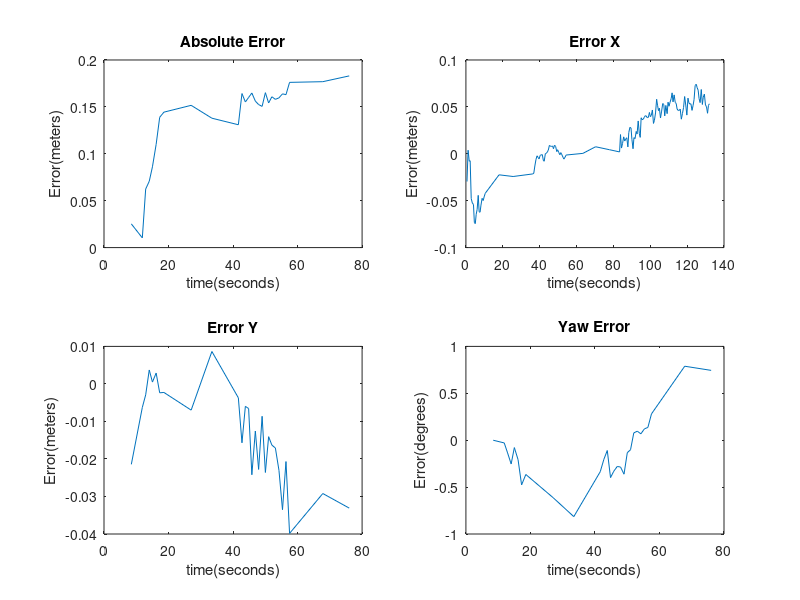
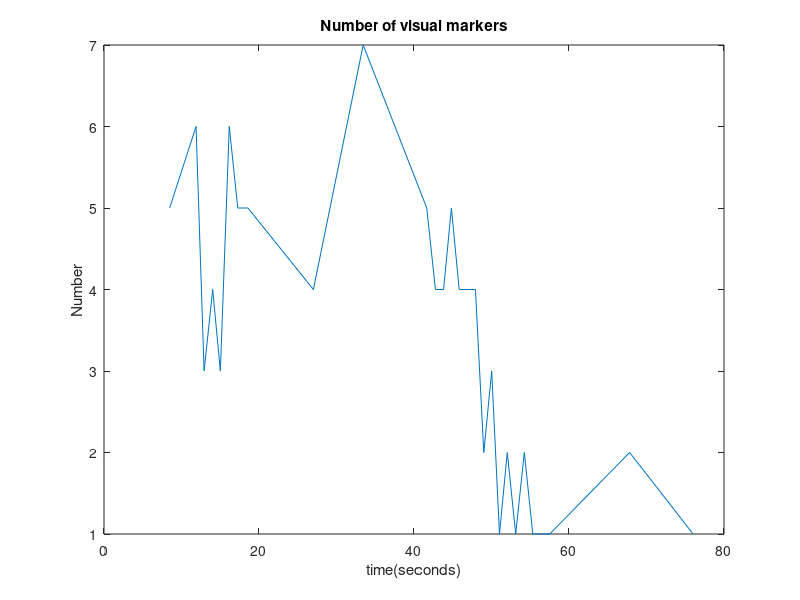

These charts were generated, in order, by the following MATLAB code:
%Plotting data from error topic

%Loading files
XYError=csvread('error_D.txt');
yaw_error=csvread('error_Yaw.txt');
markers=csvread('markers.txt');
ErrorX=csvread('error_X.txt');
ErrorY=csvread('error_Y.txt');

%Starting from time 0
XYError(:,1)=XYError(:,1)-XYError(1,1);
yaw_error(:,1)=yaw_error(:,1)-yaw_error(1,1);
markers(:,1)= markers(:,1)-markers(1,1);
ErrorX(:,1)=ErrorX(:,1)-ErrorX(1,1);
ErrorY(:,1)=ErrorY(:,1)-ErrorY(1,1);

%from nsecs to secs
XYError(:,1)=XYError(:,1)/1000000000;
yaw_error(:,1)=yaw_error(:,1)/1000000000;
markers(:,1)=markers(:,1)/1000000000;
ErrorX(:,1)=ErrorX(:,1)/1000000000;
ErrorY(:,1)=ErrorY(:,1)/1000000000;

%from radians to degrees
yaw_error(:,2)=yaw_error(:,2)*(360/(2*pi));

%Plotting
subplot(2,2,1);
plot(XYError(2:end,1),XYError(2:end,2));
hold on;
%plot(markers(2:end,1),markers(2:end,2));
title('Absolute Error');
xlabel('time(seconds)');
ylabel('Error(meters)');
%legend('Error','Number of markers');

subplot(2,2,2);
plot(ErrorX(2:end,1),ErrorX(2:end,2));
hold on;
%plot(markers(2:end,1),markers(2:end,2));
title('Error X');
xlabel('time(seconds)');
ylabel('Error(meters)');
%legend('Error','Number of markers');

subplot(2,2,3);
plot(ErrorY(2:end,1),ErrorY(2:end,2));
hold on;
%plot(markers(2:end,1),markers(2:end,2));
title('Error Y');
xlabel('time(seconds)');
ylabel('Error(meters)');
%legend('Error','Number of markers');

subplot(2,2,4);
plot(yaw_error(2:end,1),yaw_error(2:end,2));
hold on;
%plot(markers(2:end,1),markers(2:end,2));
title('Yaw Error');
xlabel('time(seconds)');
ylabel('Error(degrees)');
%legend('Error','Number of markers');


figure;
plot(markers(2:end,1),markers(2:end,2));
title('Number of visual markers');
xlabel('time(seconds)');
ylabel('Number');


